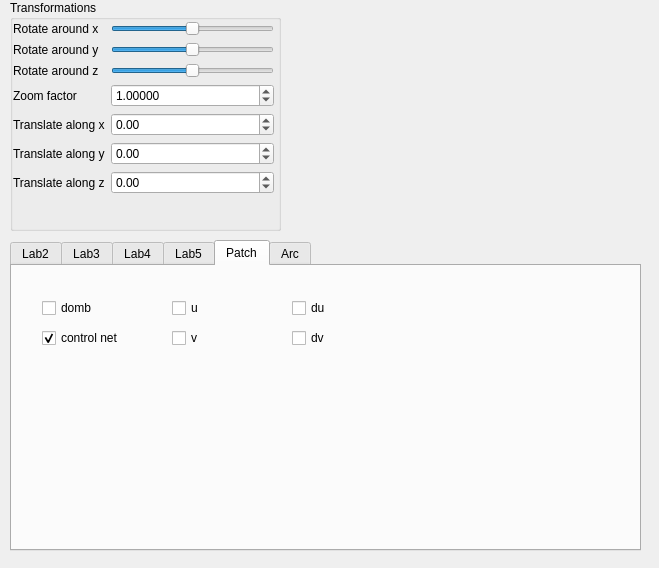
<?xml version="1.0" encoding="UTF-8"?>
<ui version="4.0">
 <class>SideWidget</class>
 <widget class="QWidget" name="SideWidget">
  <property name="geometry">
   <rect>
    <x>0</x>
    <y>0</y>
    <width>659</width>
    <height>568</height>
   </rect>
  </property>
  <property name="sizePolicy">
   <sizepolicy hsizetype="Fixed" vsizetype="Preferred">
    <horstretch>0</horstretch>
    <verstretch>0</verstretch>
   </sizepolicy>
  </property>
  <property name="minimumSize">
   <size>
    <width>269</width>
    <height>0</height>
   </size>
  </property>
  <property name="windowTitle">
   <string>Form</string>
  </property>
  <widget class="QGroupBox" name="groupBox">
   <property name="geometry">
    <rect>
     <x>10</x>
     <y>0</y>
     <width>271</width>
     <height>231</height>
    </rect>
   </property>
   <property name="title">
    <string>Transformations</string>
   </property>
   <widget class="QWidget" name="layoutWidget">
    <property name="geometry">
     <rect>
      <x>3</x>
      <y>21</y>
      <width>261</width>
      <height>214</height>
     </rect>
    </property>
    <layout class="QFormLayout" name="formLayout">
     <item row="0" column="0">
      <widget class="QLabel" name="label">
       <property name="text">
        <string>Rotate around x</string>
       </property>
       <property name="buddy">
        <cstring>rotate_x_slider</cstring>
       </property>
      </widget>
     </item>
     <item row="0" column="1">
      <widget class="QSlider" name="rotate_x_slider">
       <property name="minimum">
        <number>-180</number>
       </property>
       <property name="maximum">
        <number>180</number>
       </property>
       <property name="orientation">
        <enum>Qt::Horizontal</enum>
       </property>
      </widget>
     </item>
     <item row="1" column="0">
      <widget class="QLabel" name="label_2">
       <property name="text">
        <string>Rotate around y</string>
       </property>
       <property name="buddy">
        <cstring>rotate_y_slider</cstring>
       </property>
      </widget>
     </item>
     <item row="1" column="1">
      <widget class="QSlider" name="rotate_y_slider">
       <property name="minimum">
        <number>-180</number>
       </property>
       <property name="maximum">
        <number>180</number>
       </property>
       <property name="orientation">
        <enum>Qt::Horizontal</enum>
       </property>
      </widget>
     </item>
     <item row="2" column="0">
      <widget class="QLabel" name="label_3">
       <property name="text">
        <string>Rotate around z</string>
       </property>
       <property name="buddy">
        <cstring>rotate_z_slider</cstring>
       </property>
      </widget>
     </item>
     <item row="2" column="1">
      <widget class="QSlider" name="rotate_z_slider">
       <property name="minimum">
        <number>-180</number>
       </property>
       <property name="maximum">
        <number>180</number>
       </property>
       <property name="orientation">
        <enum>Qt::Horizontal</enum>
       </property>
      </widget>
     </item>
     <item row="3" column="0">
      <widget class="QLabel" name="label_4">
       <property name="text">
        <string>Zoom factor</string>
       </property>
       <property name="buddy">
        <cstring>zoom_factor_spin_box</cstring>
       </property>
      </widget>
     </item>
     <item row="3" column="1">
      <widget class="QDoubleSpinBox" name="zoom_factor_spin_box">
       <property name="toolTip">
        <string/>
       </property>
       <property name="decimals">
        <number>5</number>
       </property>
       <property name="minimum">
        <double>0.000100000000000</double>
       </property>
       <property name="maximum">
        <double>10000.000000000000000</double>
       </property>
       <property name="singleStep">
        <double>0.100000000000000</double>
       </property>
       <property name="value">
        <double>1.000000000000000</double>
       </property>
      </widget>
     </item>
     <item row="4" column="0">
      <widget class="QLabel" name="label_5">
       <property name="text">
        <string>Translate along x</string>
       </property>
       <property name="buddy">
        <cstring>trans_x_spin_box</cstring>
       </property>
      </widget>
     </item>
     <item row="4" column="1">
      <widget class="QDoubleSpinBox" name="trans_x_spin_box">
       <property name="minimum">
        <double>-100.000000000000000</double>
       </property>
       <property name="maximum">
        <double>100.000000000000000</double>
       </property>
       <property name="singleStep">
        <double>0.100000000000000</double>
       </property>
      </widget>
     </item>
     <item row="5" column="0">
      <widget class="QLabel" name="label_6">
       <property name="text">
        <string>Translate along y</string>
       </property>
       <property name="buddy">
        <cstring>trans_y_spin_box</cstring>
       </property>
      </widget>
     </item>
     <item row="5" column="1">
      <widget class="QDoubleSpinBox" name="trans_y_spin_box">
       <property name="minimum">
        <double>-100.000000000000000</double>
       </property>
       <property name="maximum">
        <double>100.000000000000000</double>
       </property>
       <property name="singleStep">
        <double>0.100000000000000</double>
       </property>
      </widget>
     </item>
     <item row="6" column="0">
      <widget class="QLabel" name="label_7">
       <property name="text">
        <string>Translate along z</string>
       </property>
       <property name="buddy">
        <cstring>trans_z_spin_box</cstring>
       </property>
      </widget>
     </item>
     <item row="6" column="1">
      <widget class="QDoubleSpinBox" name="trans_z_spin_box">
       <property name="minimum">
        <double>-100.000000000000000</double>
       </property>
       <property name="maximum">
        <double>100.000000000000000</double>
       </property>
       <property name="singleStep">
        <double>0.100000000000000</double>
       </property>
      </widget>
     </item>
    </layout>
   </widget>
   <widget class="QLabel" name="label_10">
    <property name="geometry">
     <rect>
      <x>40</x>
      <y>390</y>
      <width>73</width>
      <height>26</height>
     </rect>
    </property>
    <property name="text">
     <string>Scaling</string>
    </property>
    <property name="buddy">
     <cstring>zoom_factor_spin_box</cstring>
    </property>
   </widget>
  </widget>
  <widget class="QTabWidget" name="tabWidget">
   <property name="geometry">
    <rect>
     <x>10</x>
     <y>240</y>
     <width>631</width>
     <height>311</height>
    </rect>
   </property>
   <property name="currentIndex">
    <number>4</number>
   </property>
   <widget class="QWidget" name="tab_3">
    <attribute name="title">
     <string>Lab2</string>
    </attribute>
    <widget class="QLabel" name="label_8">
     <property name="geometry">
      <rect>
       <x>10</x>
       <y>10</y>
       <width>103</width>
       <height>24</height>
      </rect>
     </property>
     <property name="text">
      <string>Parametric curve:</string>
     </property>
     <property name="buddy">
      <cstring>trans_y_spin_box</cstring>
     </property>
    </widget>
    <widget class="QComboBox" name="Pc">
     <property name="geometry">
      <rect>
       <x>120</x>
       <y>10</y>
       <width>152</width>
       <height>24</height>
      </rect>
     </property>
    </widget>
    <widget class="QCheckBox" name="ShowTangent">
     <property name="geometry">
      <rect>
       <x>10</x>
       <y>40</y>
       <width>251</width>
       <height>21</height>
      </rect>
     </property>
     <property name="text">
      <string>Show Tangent</string>
     </property>
     <property name="checked">
      <bool>true</bool>
     </property>
    </widget>
    <widget class="QCheckBox" name="ShowAcceleration">
     <property name="geometry">
      <rect>
       <x>10</x>
       <y>70</y>
       <width>231</width>
       <height>21</height>
      </rect>
     </property>
     <property name="text">
      <string>Show Acceleration</string>
     </property>
     <property name="checked">
      <bool>true</bool>
     </property>
    </widget>
    <widget class="QLabel" name="label_9">
     <property name="geometry">
      <rect>
       <x>10</x>
       <y>100</y>
       <width>73</width>
       <height>26</height>
      </rect>
     </property>
     <property name="text">
      <string>Scaling</string>
     </property>
     <property name="buddy">
      <cstring>zoom_factor_spin_box</cstring>
     </property>
    </widget>
    <widget class="QDoubleSpinBox" name="scale_spin_box">
     <property name="geometry">
      <rect>
       <x>120</x>
       <y>100</y>
       <width>150</width>
       <height>26</height>
      </rect>
     </property>
     <property name="toolTip">
      <string/>
     </property>
     <property name="decimals">
      <number>5</number>
     </property>
     <property name="minimum">
      <double>0.000100000000000</double>
     </property>
     <property name="maximum">
      <double>10000.000000000000000</double>
     </property>
     <property name="singleStep">
      <double>0.100000000000000</double>
     </property>
     <property name="value">
      <double>1.000000000000000</double>
     </property>
    </widget>
    <widget class="QLabel" name="label_11">
     <property name="geometry">
      <rect>
       <x>10</x>
       <y>130</y>
       <width>101</width>
       <height>26</height>
      </rect>
     </property>
     <property name="text">
      <string>Div Point Count</string>
     </property>
     <property name="buddy">
      <cstring>zoom_factor_spin_box</cstring>
     </property>
    </widget>
    <widget class="QSlider" name="_div_point_count_widget">
     <property name="geometry">
      <rect>
       <x>120</x>
       <y>140</y>
       <width>160</width>
       <height>17</height>
      </rect>
     </property>
     <property name="minimum">
      <number>1</number>
     </property>
     <property name="maximum">
      <number>500</number>
     </property>
     <property name="value">
      <number>200</number>
     </property>
     <property name="orientation">
      <enum>Qt::Horizontal</enum>
     </property>
    </widget>
   </widget>
   <widget class="QWidget" name="tab_4">
    <attribute name="title">
     <string>Lab3</string>
    </attribute>
    <widget class="QLabel" name="label_12">
     <property name="geometry">
      <rect>
       <x>20</x>
       <y>10</y>
       <width>181</width>
       <height>21</height>
      </rect>
     </property>
     <property name="text">
      <string>Selected cyclic curve:</string>
     </property>
    </widget>
    <widget class="QComboBox" name="selectedCyclicCurve">
     <property name="geometry">
      <rect>
       <x>210</x>
       <y>10</y>
       <width>76</width>
       <height>24</height>
      </rect>
     </property>
    </widget>
    <widget class="QCheckBox" name="showCyclicCurves">
     <property name="geometry">
      <rect>
       <x>330</x>
       <y>10</y>
       <width>191</width>
       <height>21</height>
      </rect>
     </property>
     <property name="text">
      <string>Show interpolating curves</string>
     </property>
    </widget>
    <widget class="QCheckBox" name="showTangents">
     <property name="geometry">
      <rect>
       <x>10</x>
       <y>50</y>
       <width>181</width>
       <height>21</height>
      </rect>
     </property>
     <property name="text">
      <string>Show tangents</string>
     </property>
    </widget>
    <widget class="QCheckBox" name="showAccelerations">
     <property name="geometry">
      <rect>
       <x>200</x>
       <y>50</y>
       <width>181</width>
       <height>21</height>
      </rect>
     </property>
     <property name="text">
      <string>Show acceleration</string>
     </property>
    </widget>
    <widget class="QLabel" name="label_13">
     <property name="geometry">
      <rect>
       <x>20</x>
       <y>90</y>
       <width>221</width>
       <height>21</height>
      </rect>
     </property>
     <property name="text">
      <string>Speed of object on selected curve</string>
     </property>
    </widget>
    <widget class="QSlider" name="speedOfSelectedCurve">
     <property name="geometry">
      <rect>
       <x>230</x>
       <y>90</y>
       <width>160</width>
       <height>17</height>
      </rect>
     </property>
     <property name="maximum">
      <number>5</number>
     </property>
     <property name="orientation">
      <enum>Qt::Horizontal</enum>
     </property>
    </widget>
    <widget class="QLabel" name="label_14">
     <property name="geometry">
      <rect>
       <x>20</x>
       <y>120</y>
       <width>241</width>
       <height>21</height>
      </rect>
     </property>
     <property name="text">
      <string>Selected point on selected cyclic curve</string>
     </property>
    </widget>
    <widget class="QComboBox" name="selectedPoint">
     <property name="geometry">
      <rect>
       <x>260</x>
       <y>120</y>
       <width>76</width>
       <height>24</height>
      </rect>
     </property>
    </widget>
    <widget class="QDoubleSpinBox" name="selectedX">
     <property name="geometry">
      <rect>
       <x>40</x>
       <y>150</y>
       <width>64</width>
       <height>26</height>
      </rect>
     </property>
     <property name="minimum">
      <double>-99.000000000000000</double>
     </property>
    </widget>
    <widget class="QDoubleSpinBox" name="selectedY">
     <property name="geometry">
      <rect>
       <x>130</x>
       <y>150</y>
       <width>64</width>
       <height>26</height>
      </rect>
     </property>
     <property name="minimum">
      <double>-99.000000000000000</double>
     </property>
    </widget>
    <widget class="QDoubleSpinBox" name="selectedZ">
     <property name="geometry">
      <rect>
       <x>230</x>
       <y>150</y>
       <width>64</width>
       <height>26</height>
      </rect>
     </property>
     <property name="minimum">
      <double>-99.000000000000000</double>
     </property>
    </widget>
    <widget class="QLabel" name="label_15">
     <property name="geometry">
      <rect>
       <x>20</x>
       <y>150</y>
       <width>21</width>
       <height>21</height>
      </rect>
     </property>
     <property name="text">
      <string>X:</string>
     </property>
    </widget>
    <widget class="QLabel" name="label_16">
     <property name="geometry">
      <rect>
       <x>110</x>
       <y>150</y>
       <width>21</width>
       <height>21</height>
      </rect>
     </property>
     <property name="text">
      <string>Y:</string>
     </property>
    </widget>
    <widget class="QLabel" name="label_17">
     <property name="geometry">
      <rect>
       <x>210</x>
       <y>150</y>
       <width>21</width>
       <height>21</height>
      </rect>
     </property>
     <property name="text">
      <string>Z:</string>
     </property>
    </widget>
    <widget class="QLabel" name="label_18">
     <property name="geometry">
      <rect>
       <x>310</x>
       <y>150</y>
       <width>81</width>
       <height>21</height>
      </rect>
     </property>
     <property name="text">
      <string>Distance:</string>
     </property>
    </widget>
    <widget class="QDoubleSpinBox" name="distance">
     <property name="geometry">
      <rect>
       <x>370</x>
       <y>150</y>
       <width>64</width>
       <height>26</height>
      </rect>
     </property>
     <property name="minimum">
      <double>0.000000000000000</double>
     </property>
     <property name="maximum">
      <double>1.000000000000000</double>
     </property>
     <property name="singleStep">
      <double>0.010000000000000</double>
     </property>
     <property name="value">
      <double>0.500000000000000</double>
     </property>
    </widget>
   </widget>
   <widget class="QWidget" name="tab">
    <property name="focusPolicy">
     <enum>Qt::WheelFocus</enum>
    </property>
    <attribute name="title">
     <string>Lab4</string>
    </attribute>
    <widget class="QComboBox" name="selectedSurface">
     <property name="geometry">
      <rect>
       <x>130</x>
       <y>30</y>
       <width>141</width>
       <height>24</height>
      </rect>
     </property>
    </widget>
    <widget class="QLabel" name="label_19">
     <property name="geometry">
      <rect>
       <x>20</x>
       <y>30</y>
       <width>101</width>
       <height>21</height>
      </rect>
     </property>
     <property name="text">
      <string>Selected surface</string>
     </property>
    </widget>
    <widget class="QComboBox" name="selectedTexture">
     <property name="geometry">
      <rect>
       <x>130</x>
       <y>70</y>
       <width>141</width>
       <height>24</height>
      </rect>
     </property>
    </widget>
    <widget class="QComboBox" name="selectedMaterial">
     <property name="geometry">
      <rect>
       <x>130</x>
       <y>110</y>
       <width>141</width>
       <height>24</height>
      </rect>
     </property>
    </widget>
    <widget class="QLabel" name="label_20">
     <property name="geometry">
      <rect>
       <x>20</x>
       <y>70</y>
       <width>101</width>
       <height>21</height>
      </rect>
     </property>
     <property name="text">
      <string>Selected texture</string>
     </property>
    </widget>
    <widget class="QLabel" name="label_21">
     <property name="geometry">
      <rect>
       <x>20</x>
       <y>110</y>
       <width>111</width>
       <height>21</height>
      </rect>
     </property>
     <property name="text">
      <string>Selected material</string>
     </property>
    </widget>
    <widget class="QCheckBox" name="showTexture">
     <property name="geometry">
      <rect>
       <x>20</x>
       <y>150</y>
       <width>161</width>
       <height>21</height>
      </rect>
     </property>
     <property name="text">
      <string>Show texture</string>
     </property>
    </widget>
   </widget>
   <widget class="QWidget" name="Lab5">
    <attribute name="title">
     <string>Lab5</string>
    </attribute>
    <widget class="QLabel" name="label_22">
     <property name="geometry">
      <rect>
       <x>20</x>
       <y>20</y>
       <width>111</width>
       <height>16</height>
      </rect>
     </property>
     <property name="text">
      <string>Selected shader:</string>
     </property>
    </widget>
    <widget class="QComboBox" name="selecteShader">
     <property name="geometry">
      <rect>
       <x>130</x>
       <y>20</y>
       <width>191</width>
       <height>24</height>
      </rect>
     </property>
    </widget>
    <widget class="QDoubleSpinBox" name="scale">
     <property name="geometry">
      <rect>
       <x>130</x>
       <y>50</y>
       <width>64</width>
       <height>26</height>
      </rect>
     </property>
     <property name="maximum">
      <double>1.000000000000000</double>
     </property>
     <property name="singleStep">
      <double>0.050000000000000</double>
     </property>
    </widget>
    <widget class="QDoubleSpinBox" name="smoothing">
     <property name="geometry">
      <rect>
       <x>130</x>
       <y>90</y>
       <width>64</width>
       <height>26</height>
      </rect>
     </property>
     <property name="maximum">
      <double>1.000000000000000</double>
     </property>
     <property name="singleStep">
      <double>0.050000000000000</double>
     </property>
    </widget>
    <widget class="QDoubleSpinBox" name="shading">
     <property name="geometry">
      <rect>
       <x>130</x>
       <y>130</y>
       <width>64</width>
       <height>26</height>
      </rect>
     </property>
     <property name="maximum">
      <double>1.000000000000000</double>
     </property>
     <property name="singleStep">
      <double>0.050000000000000</double>
     </property>
    </widget>
    <widget class="QLabel" name="label_23">
     <property name="geometry">
      <rect>
       <x>50</x>
       <y>60</y>
       <width>71</width>
       <height>16</height>
      </rect>
     </property>
     <property name="text">
      <string>Scale factor</string>
     </property>
    </widget>
    <widget class="QLabel" name="label_24">
     <property name="geometry">
      <rect>
       <x>50</x>
       <y>100</y>
       <width>71</width>
       <height>16</height>
      </rect>
     </property>
     <property name="text">
      <string>Smoothing</string>
     </property>
    </widget>
    <widget class="QLabel" name="label_25">
     <property name="geometry">
      <rect>
       <x>70</x>
       <y>140</y>
       <width>61</width>
       <height>16</height>
      </rect>
     </property>
     <property name="text">
      <string>Shading</string>
     </property>
    </widget>
    <widget class="QDoubleSpinBox" name="red">
     <property name="geometry">
      <rect>
       <x>270</x>
       <y>50</y>
       <width>64</width>
       <height>26</height>
      </rect>
     </property>
     <property name="maximum">
      <double>1.000000000000000</double>
     </property>
     <property name="singleStep">
      <double>0.050000000000000</double>
     </property>
    </widget>
    <widget class="QDoubleSpinBox" name="blue">
     <property name="geometry">
      <rect>
       <x>270</x>
       <y>90</y>
       <width>64</width>
       <height>26</height>
      </rect>
     </property>
     <property name="maximum">
      <double>1.000000000000000</double>
     </property>
     <property name="singleStep">
      <double>0.050000000000000</double>
     </property>
    </widget>
    <widget class="QDoubleSpinBox" name="green">
     <property name="geometry">
      <rect>
       <x>270</x>
       <y>130</y>
       <width>64</width>
       <height>26</height>
      </rect>
     </property>
     <property name="maximum">
      <double>1.000000000000000</double>
     </property>
     <property name="singleStep">
      <double>0.050000000000000</double>
     </property>
    </widget>
    <widget class="QLabel" name="label_26">
     <property name="geometry">
      <rect>
       <x>210</x>
       <y>50</y>
       <width>71</width>
       <height>16</height>
      </rect>
     </property>
     <property name="text">
      <string>Red:</string>
     </property>
    </widget>
    <widget class="QLabel" name="label_27">
     <property name="geometry">
      <rect>
       <x>210</x>
       <y>100</y>
       <width>71</width>
       <height>16</height>
      </rect>
     </property>
     <property name="text">
      <string>Blue</string>
     </property>
    </widget>
    <widget class="QLabel" name="label_28">
     <property name="geometry">
      <rect>
       <x>200</x>
       <y>140</y>
       <width>61</width>
       <height>16</height>
      </rect>
     </property>
     <property name="text">
      <string>Green</string>
     </property>
    </widget>
   </widget>
   <widget class="QWidget" name="Patch">
    <attribute name="title">
     <string>Patch</string>
    </attribute>
    <widget class="QCheckBox" name="after_int">
     <property name="geometry">
      <rect>
       <x>30</x>
       <y>30</y>
       <width>111</width>
       <height>24</height>
      </rect>
     </property>
     <property name="text">
      <string>domb</string>
     </property>
    </widget>
    <widget class="QCheckBox" name="u_lines">
     <property name="geometry">
      <rect>
       <x>160</x>
       <y>30</y>
       <width>111</width>
       <height>24</height>
      </rect>
     </property>
     <property name="text">
      <string>u</string>
     </property>
    </widget>
    <widget class="QCheckBox" name="v_deriv">
     <property name="geometry">
      <rect>
       <x>280</x>
       <y>60</y>
       <width>111</width>
       <height>24</height>
      </rect>
     </property>
     <property name="text">
      <string>dv</string>
     </property>
    </widget>
    <widget class="QCheckBox" name="u_deriv">
     <property name="geometry">
      <rect>
       <x>280</x>
       <y>30</y>
       <width>111</width>
       <height>24</height>
      </rect>
     </property>
     <property name="text">
      <string>du</string>
     </property>
    </widget>
    <widget class="QCheckBox" name="v_lines">
     <property name="geometry">
      <rect>
       <x>160</x>
       <y>60</y>
       <width>111</width>
       <height>24</height>
      </rect>
     </property>
     <property name="text">
      <string>v</string>
     </property>
    </widget>
    <widget class="QCheckBox" name="patch_control_net">
     <property name="geometry">
      <rect>
       <x>30</x>
       <y>60</y>
       <width>91</width>
       <height>24</height>
      </rect>
     </property>
     <property name="text">
      <string>control net</string>
     </property>
     <property name="checked">
      <bool>true</bool>
     </property>
    </widget>
   </widget>
   <widget class="QWidget" name="tab_2">
    <attribute name="title">
     <string>Arc</string>
    </attribute>
    <widget class="QCheckBox" name="arc_deriv1">
     <property name="geometry">
      <rect>
       <x>20</x>
       <y>10</y>
       <width>91</width>
       <height>24</height>
      </rect>
     </property>
     <property name="text">
      <string>d1</string>
     </property>
    </widget>
    <widget class="QCheckBox" name="arc_deriv2">
     <property name="geometry">
      <rect>
       <x>20</x>
       <y>40</y>
       <width>91</width>
       <height>24</height>
      </rect>
     </property>
     <property name="text">
      <string>d2</string>
     </property>
    </widget>
   </widget>
  </widget>
 </widget>
 <resources/>
 <connections/>
</ui>
